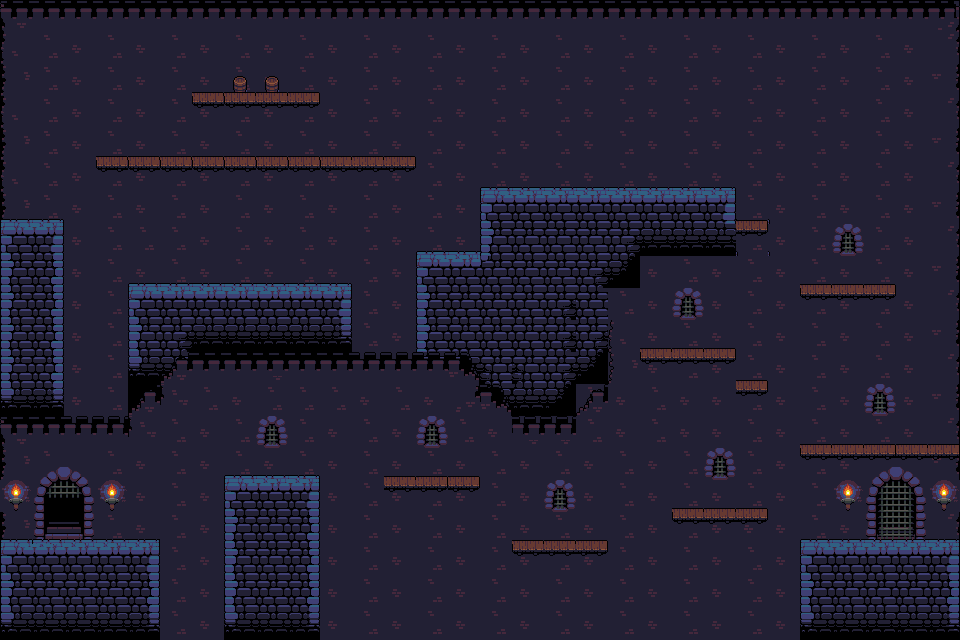

A 2D game scene composited from a Tiled map and its tileset images. What follows is a short description and the map's XML, with each tile layer's data collapsed to a summary:
An orthogonal 30x20 tile map with 32x32 px tiles, 4 tile layers (BackGround, MidGround, MidBack, ForeGround), 2 tilesets and 20 objects.

<map version="1.0" orientation="orthogonal" renderorder="right-down" width="30" height="20" tilewidth="32" tileheight="32" nextobjectid="57">
 <tileset firstgid="1" name="oppcastle-mod-tiles" tilewidth="32" tileheight="32" tilecount="165" columns="15">
  <image source="oppcastle-mod-tiles.png" width="480" height="352" />
 </tileset>
 <tileset firstgid="166" name="oppcastle-mod-tiles" tilewidth="32" tileheight="32" tilecount="165" columns="15">
  <image source="oppcastle-mod-tiles.png" trans="000000" width="480" height="352" />
 </tileset>
 <layer name="BackGround" width="30" height="20">
  <data>[600 cells, 600 non-empty, 23 distinct tile ids]</data>
 </layer>
 <layer name="MidGround" width="30" height="20">
  <data>[600 cells, 153 non-empty, 26 distinct tile ids]</data>
 </layer>
 <layer name="MidBack" width="30" height="20">
  <data>[600 cells, 89 non-empty, 18 distinct tile ids]</data>
 </layer>
 <layer name="ForeGround" width="30" height="20">
  <data>[600 cells, 112 non-empty, 22 distinct tile ids]</data>
 </layer>
 <objectgroup name="Stone">
  <object id="1" x="0" y="544" width="160" height="96" />
  <object id="2" x="224" y="478" width="96" height="160" />
  <object id="3" x="800" y="544" width="160" height="96" />
  <object id="48" x="0" y="224" width="64" height="192" />
  <object id="49" x="128" y="288" width="224" height="33" />
  <object id="51" x="416" y="256" width="192" height="66" />
  <object id="53" x="480" y="192" width="256" height="64" />
  <object id="54" x="739" y="225" width="32" height="8" />
 </objectgroup>
 <objectgroup name="platforms">
  <object id="39" x="386" y="478" width="96" height="8" />
  <object id="40" x="512" y="544" width="96" height="8" />
  <object id="41" x="672" y="512" width="96" height="8" />
  <object id="42" x="800" y="448" width="160" height="8" />
  <object id="43" x="736" y="384" width="32" height="8" />
  <object id="44" x="640" y="352" width="96" height="8" />
  <object id="45" x="800" y="288" width="96" height="8" />
  <object id="46" x="96" y="160" width="320" height="8" />
  <object id="47" x="192" y="96" width="128" height="8" />
 </objectgroup>
 <objectgroup name="bounds">
  <object id="12" x="0" y="0" width="3" height="640" />
  <object id="14" x="2" y="638" width="960" height="3" />
  <object id="16" x="960" y="0" width="3" height="638" />
 </objectgroup>
</map>
